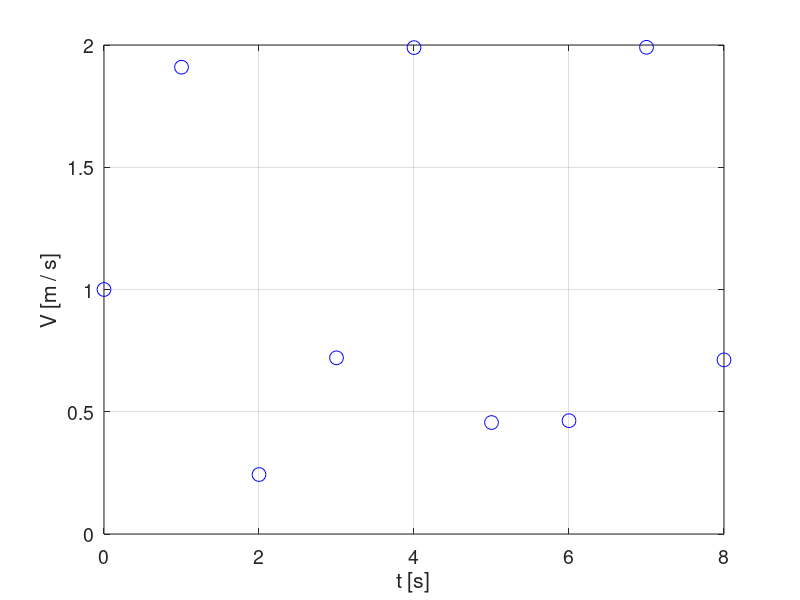

Write MATLAB code to recreate this figure. (Note: this script raises an error after producing the figure.)
% Supposedly one measures a variable which is a function of 
% time t, such as velocity V in the X direction. A value of V is 
% measured each second. 
% Let us plot the measurements. Run the following block of 
% code. 

t = [0; 1; 2; 3; 4; 5; 6; 7; 8];
V = [1.000000000000000; 1.909297426825682; 
    0.243197504692072; 0.720584501801074; 
    1.989358246623382; 0.455978889110630; 
    0.463427081999565; 1.990607355694870; 
    0.712096683334935];
figure(1); clf; plot(t, V, 'bo', 'MarkerSize', 10); xlabel('t [s]');
ylabel('V [m / s]'); set(gca, 'FontSize', 14); grid on; clear all; clc;
% Clearing variables and workspace is done at or near the end 
% of after each block of code for the purposes of clarity of this 
% tutorial. 


%                                           Page 1
%%%%%%%%%%%%%%%%%%%%%%%%%%%%%%%%


% Supposedly one knows that the value of the X coordinate at 
% t == 0 is x == 0 and wishes to find the value of the X 
% coordinate at t === 8 s. In order to do that, one has to 
% integrate the velocity function V(t). Only the values in nine 
% specific time points have been measured and the velocity 
% function as a whole is unknown. In such cases, numerical 
% integration has to be performed to give an accurate estimation 
% of the actual value of the X coordinate. ZIntegralA is a tool 
% which can be used to do just that. The simplest way of 
% integrating a function numerically can be performed and 
% visualized using the ZIntegralA function by setting the 
% pseudo-order of accuracy to 0. Run the following block of 
% code in order to do that. 

t = [0; 1; 2; 3; 4; 5; 6; 7; 8];
V = [1.000000000000000; 1.909297426825682; 
    0.243197504692072; 0.720584501801074; 
    1.989358246623382; 0.455978889110630; 
    0.463427081999565; 1.990607355694870; 
    0.712096683334935];
x = t;
y = V; 
xmin = 0;   % Lower integration limit. 
xmax = 8;   % Upper integration limit. 
Psacc = 0; % Pseudo-order of accuracy. 
mode = 0;   % Mode of integration. See later. 
figr = 1;   % Figure number for the plot. 
X = ZIntegralA(x, y, xmin, xmax, Psacc, mode, figr);
xlabel('t [s]'); ylabel('V [m / s]'); set(gca, 'FontSize', 14);
clearvars -except X; clc;
X   %Display the calculated value in the command window. 
clearvars X;


%                                           Page 2
%%%%%%%%%%%%%%%%%%%%%%%%%%%%%%%%


% The principle of numerical integration is to estimate the 
% function based on the numerical data and then integrate it. In 
% the previous case, the V(t) function is estimated to be constant 
% between each two neighboring midway points between 
% neighboring data points. 
% ZIntegralA function offers more complex estimations such as 
% a piecewise Lagrange polynomial of the Psacc-th order of the 
% data if the "mode" parameter is set to be either 0, 1, or 2. 
% Depending on the "mode" parameter, the construction of the 
% piecewise Lagrange polynomial changes. For simple use of 
% the ZIntegralA function, the ZIntegralASimple function has the 
% parameters "Psacc" and "mode" are fixed as Psacc == 3 and 
% mode == 1 as it is good practice in most cases. Run the 
% following block of code to see these parameters used on the 
% examined set of data for yourself. 

t = [0; 1; 2; 3; 4; 5; 6; 7; 8];
V = [1.000000000000000; 1.909297426825682; 
    0.243197504692072; 0.720584501801074; 
    1.989358246623382; 0.455978889110630; 
    0.463427081999565; 1.990607355694870; 
    0.712096683334935];
x = t;
y = V; 
xmin = 0;   % Lower integration limit. 
xmax = 8;   % Upper integration limit. 
Psacc = 3; % Pseudo-order of accuracy. 
mode = 1;   % Mode of integration. See later. 
figr = 1;   % Figure number for the plot. 
X = ZIntegralA(x, y, xmin, xmax, Psacc, mode, figr);
xlabel('t [s]'); ylabel('V [m / s]'); set(gca, 'FontSize', 14);
clearvars -except X; clc;
X   %Display the calculated value in the command window. 
clearvars X;


%                                           Page 3
%%%%%%%%%%%%%%%%%%%%%%%%%%%%%%%%


% At this point, it may become apparent that the actual velocity 
% function might be a kind of sinusoidal function. Indeed, the 
% velocity in m / s is V(t) = sin(2 * t) + 1 if time t is expressed in 
% seconds. It is important to note that increasing the Psacc may 
% not result in a more accurate estimation of the function being 
% integrated even if the function is analytical. For example, if 
% Psacc is increased to the maximum possible value of 
% Psacc == 9 - 1 ("9" is the size of the velocity/time data vector), 
% the estimation of the actual velocity function resembles the 
% actual function less. The integration result is also less close to 
% the actual value, which is about 8.98. 
% Run the following block of code to see for yourself. 

t = [0; 1; 2; 3; 4; 5; 6; 7; 8];
V = [1.000000000000000; 1.909297426825682; 
    0.243197504692072; 0.720584501801074; 
    1.989358246623382; 0.455978889110630; 
    0.463427081999565; 1.990607355694870; 
    0.712096683334935];
x = t;
y = V; 
xmin = 0;	% Lower integration limit. 
xmax = 8;	% Upper integration limit. 
Psacc = 9 - 1; % Pseudo-order of accuracy. 
mode = 1;	% Mode of integration. See later. 
figr = 1;	% Figure number for the plot. 
X = ZIntegralA(x, y, xmin, xmax, Psacc, mode, figr);
xlabel('t [s]'); ylabel('V [m / s]'); set(gca, 'FontSize', 14);
tt = linspace(min(t), max(t), 1000); VV = sin(2*tt) + 1;
hold on; plot(tt, VV, 'k', 'LineWidth', 1.5);   % Actual velocity plot. 
clearvars -except X; clc;
X   %Display the calculated value in the command window. 
clearvars X;


%                                           Page 4
%%%%%%%%%%%%%%%%%%%%%%%%%%%%%%%%


% The "mode" parameter is of little importance in most cases. It 
% only becomes truly relevant when the neighboring data points 
% are far apart in terms of the x axis. For complete 
% understanding, see the ZIntegralA documentation and code. 
% To explore the impact of the "mode" parameter, run one the 
% following two blocks of code and vary the "mode" parameter. 

x = [0; 1; 3; 5; 8; 35; 37; 40; 45];
y = [10; 9; 8; 11; 13; 5; 4; 3; 2];
xmin = 0;   % Lower integration limit. 
xmax = 45;   % Upper integration limit. 
Psacc = 3;	% Pseudo-order of accuracy. 
mode = 1;   % Mode of integration. 
figr = 1;   % Figure number for the plot. 
ZIntegA = ZIntegralA(x, y, xmin, xmax, Psacc, mode, figr);
xlabel('x'); ylabel('y'); set(gca, 'FontSize', 14);
clearvars -except  ZIntegA; clc;
ZIntegA   %Display the calculated value in the command window. 
clearvars  ZIntegA;


x = [-3; -2; 3; 4; 5; 8];
y = sin(x);
xmin = -2;   % Lower integration limit. 
xmax = 4;	% Upper integration limit. 
Psacc = 2;	% Pseudo-order of accuracy. 
mode = 0;	% Mode of integration. 
figr=1;	% Figure number for the plot. 
ZIntegA = ZIntegralA(x, y, xmin, xmax, Psacc, mode, figr);
xlabel('x'); ylabel('y'); set(gca, 'FontSize', 14);
xx = linspace(min(x), max(x), 1000); yy = sin(xx);
hold on; plot(xx, yy, 'k', 'LineWidth', 1.5);   % Actual function plot. 
clearvars -except ZIntegA; clc; 
ZIntegA   %Display the calculated value in the command window. 
clearvars ZIntegA;


%                                           Page 5
%%%%%%%%%%%%%%%%%%%%%%%%%%%%%%%%